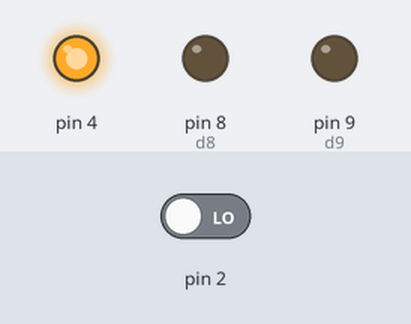
A sketch run on a simulated Arduino Uno, built with avr-gcc and run on an emulated ATmega328P. Parts: output pins drawn as LEDs (lit = HIGH). The test bench sets the inputs (shaded band); at power-on: pin 2 LOW. What the sketch prints to the serial monitor is not drawn.

Above: at 0.05 s.
Timing chart, 0 to 3.0 s (numbered marks = the images above):
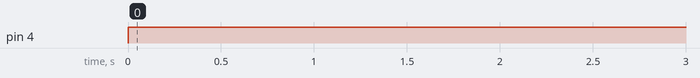

Measured:
- by itself, pin 4: LOW → HIGH at 0.00 s

The sketch:

sketch_jan22b.ino
```cpp
#define d6  6
#define d7  7
#define d8  8
#define d9 9
long duration,cm;
void setup() {
pinMode(d6,OUTPUT);
pinMode(d7,OUTPUT);
pinMode(d8,OUTPUT);
pinMode(d9,OUTPUT);
pinMode(4,OUTPUT);
pinMode(2,INPUT);
Serial.begin(9600);
}

void loop() {
digitalWrite(4,HIGH);
delayMicroseconds(10);
duration = pulseIn(2,HIGH);
cm=duration/29/2;
Serial.print(cm);
Serial.print("cm");
Serial.println();
delay(1000);
digitalWrite(4,LOW);
delayMicroseconds(2);

if(cm>0&&cm<10){digitalWrite(d6,HIGH);digitalWrite(d7,LOW); digitalWrite(d8,LOW); digitalWrite(d9,LOW);}
if(cm>10&&cm<20){digitalWrite(d7,HIGH);digitalWrite(d6,LOW);digitalWrite(d8,LOW); digitalWrite(d9,LOW);}
if(cm>20&&cm<30){digitalWrite(d8,HIGH);digitalWrite(d6,LOW);digitalWrite(d7,LOW); digitalWrite(d9,LOW);}
if(cm>30&&cm<40){digitalWrite(d9,HIGH);digitalWrite(d6,LOW);digitalWrite(d7,LOW); digitalWrite(d8,LOW);}
}
```
